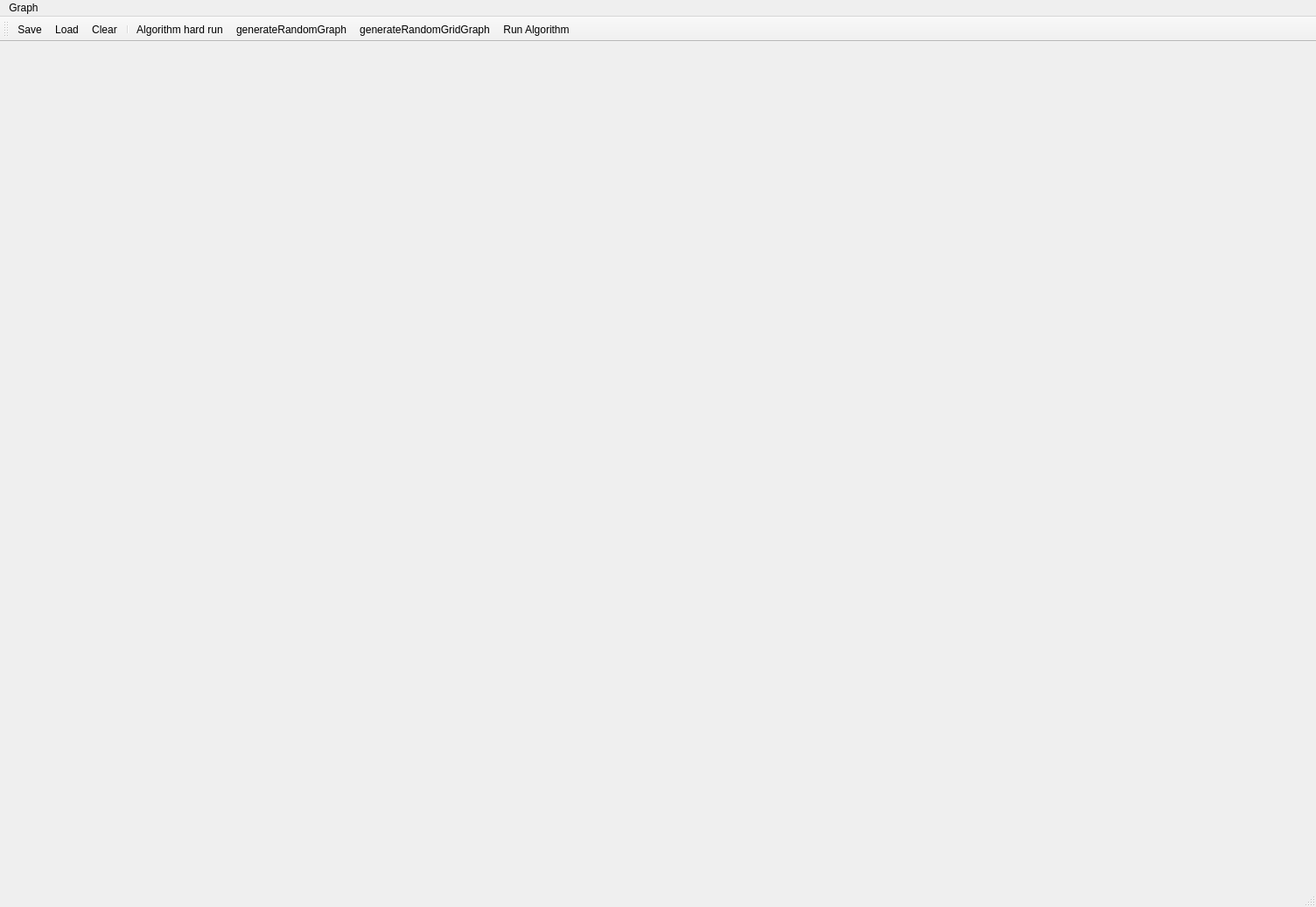
<?xml version="1.0" encoding="UTF-8"?>
<ui version="4.0">
 <class>AlgorithmsMainWindow</class>
 <widget class="QMainWindow" name="AlgorithmsMainWindow">
  <property name="geometry">
   <rect>
    <x>0</x>
    <y>0</y>
    <width>1504</width>
    <height>1037</height>
   </rect>
  </property>
  <property name="windowTitle">
   <string>MainWindow</string>
  </property>
  <property name="iconSize">
   <size>
    <width>35</width>
    <height>35</height>
   </size>
  </property>
  <widget class="QWidget" name="centralwidget"/>
  <widget class="QMenuBar" name="menubar">
   <property name="geometry">
    <rect>
     <x>0</x>
     <y>0</y>
     <width>1504</width>
     <height>21</height>
    </rect>
   </property>
   <widget class="QMenu" name="menuGraph">
    <property name="title">
     <string>Graph</string>
    </property>
    <addaction name="actionSave"/>
    <addaction name="actionLoad"/>
    <addaction name="actionClear"/>
    <addaction name="actionRun_Algorithm"/>
   </widget>
   <addaction name="menuGraph"/>
  </widget>
  <widget class="QStatusBar" name="statusbar"/>
  <widget class="QToolBar" name="toolBar">
   <property name="windowTitle">
    <string>toolBar</string>
   </property>
   <attribute name="toolBarArea">
    <enum>TopToolBarArea</enum>
   </attribute>
   <attribute name="toolBarBreak">
    <bool>false</bool>
   </attribute>
   <addaction name="actionSave"/>
   <addaction name="actionLoad"/>
   <addaction name="actionClear"/>
   <addaction name="separator"/>
   <addaction name="actionAlgorithm_hard_run"/>
   <addaction name="actionGenerateRandomGraph"/>
   <addaction name="actionGenerateRandomGridGraph"/>
   <addaction name="actionRun_Algorithm"/>
  </widget>
  <action name="actionSave">
   <property name="icon">
    <iconset resource="icons.qrc">
     <normaloff>:/icons/save.png</normaloff>:/icons/save.png</iconset>
   </property>
   <property name="text">
    <string>Save</string>
   </property>
   <property name="toolTip">
    <string>Save graph to file</string>
   </property>
  </action>
  <action name="actionLoad">
   <property name="icon">
    <iconset resource="icons.qrc">
     <normaloff>:/icons/load.png</normaloff>:/icons/load.png</iconset>
   </property>
   <property name="text">
    <string>Load</string>
   </property>
   <property name="toolTip">
    <string>Load graph from file</string>
   </property>
  </action>
  <action name="actionClear">
   <property name="icon">
    <iconset resource="icons.qrc">
     <normaloff>:/icons/clear.png</normaloff>:/icons/clear.png</iconset>
   </property>
   <property name="text">
    <string>Clear</string>
   </property>
   <property name="toolTip">
    <string>Clear graph</string>
   </property>
  </action>
  <action name="actionRun_Algorithm">
   <property name="checkable">
    <bool>true</bool>
   </property>
   <property name="icon">
    <iconset resource="icons.qrc">
     <normaloff>:/icons/play.png</normaloff>
     <normalon>:/icons/pause.png</normalon>:/icons/play.png</iconset>
   </property>
   <property name="text">
    <string>Run Algorithm</string>
   </property>
   <property name="toolTip">
    <string>Run algorithm</string>
   </property>
  </action>
  <action name="actionGenerateRandomGraph">
   <property name="icon">
    <iconset resource="icons.qrc">
     <normaloff>:/icons/random.png</normaloff>:/icons/random.png</iconset>
   </property>
   <property name="text">
    <string>generateRandomGraph</string>
   </property>
   <property name="toolTip">
    <string>Generate random graph</string>
   </property>
   <property name="menuRole">
    <enum>QAction::MenuRole::NoRole</enum>
   </property>
  </action>
  <action name="actionGenerateRandomGridGraph">
   <property name="icon">
    <iconset resource="icons.qrc">
     <normaloff>:/icons/gridgraph.png</normaloff>:/icons/gridgraph.png</iconset>
   </property>
   <property name="text">
    <string>generateRandomGridGraph</string>
   </property>
   <property name="toolTip">
    <string>Generate random grid graph</string>
   </property>
   <property name="menuRole">
    <enum>QAction::MenuRole::NoRole</enum>
   </property>
  </action>
  <action name="actionAlgorithm_hard_run">
   <property name="icon">
    <iconset resource="icons.qrc">
     <normaloff>:/icons/hardrun.png</normaloff>:/icons/hardrun.png</iconset>
   </property>
   <property name="text">
    <string>Algorithm hard run</string>
   </property>
   <property name="menuRole">
    <enum>QAction::MenuRole::NoRole</enum>
   </property>
  </action>
 </widget>
 <resources>
  <include location="icons.qrc"/>
 </resources>
 <connections/>
</ui>
